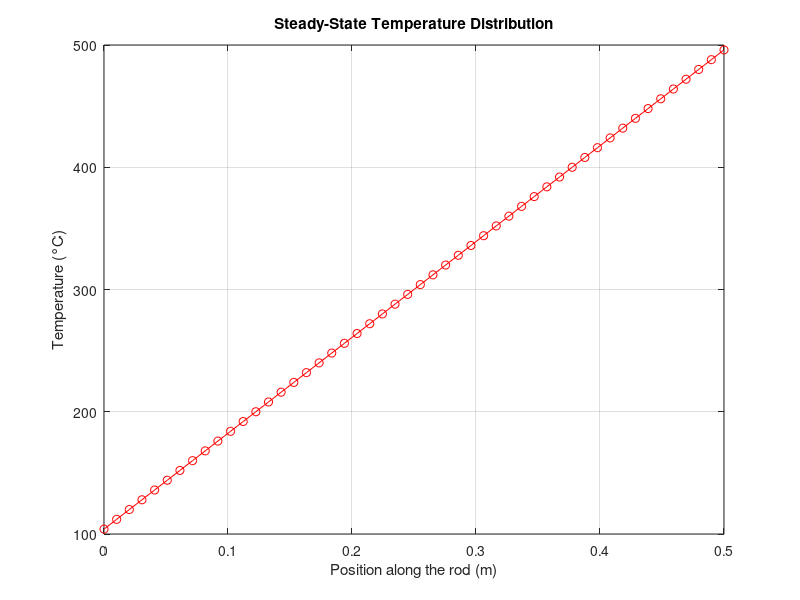

Write MATLAB code to recreate this figure.
% Steady-State 1D Heat Diffusion in a Rod using Finite Volume Method
% Half-Control Volume method at Boundaries

clear; clc; close all

% Given parameters
L = 0.5;            % Length of the rod (m)
A_c = 10e-3;        % Cross-sectional area (m^2)
k = 1000;           % Thermal conductivity (W/mK)
N = 50;             % Number of cells
T_A = 100;          % Boundary temperature at x=0 (deg C)
T_B = 500;          % Boundary temperature at x=L (deg C)

dx = L/N;           % Cell width (uniform grid)

% Base conductance
a_base = k*A_c/dx;      

% Set up system matrices
A = zeros(N,N);     % Coefficient matrix
b = zeros(N,1);     % Right-hand side vector

% Loop through all cells
for i = 1:N
    if i == 1
        % First internal node (near boundary at A)
        aW = 2 * a_base;  % doubled conductance at boundary
        aE = a_base;
        aP = aW + aE;
        
        A(i,i) = aP;
        A(i,i+1) = -aE;
        b(i) = aW * T_A;
        
    elseif i == N
        % Last internal node (near boundary at B)
        aW = a_base;
        aE = 2 * a_base;  % doubled conductance at boundary
        aP = aW + aE;
        
        A(i,i) = aP;
        A(i,i-1) = -aW;
        b(i) = aE * T_B;
        
    else
        % Internal nodes
        aW = a_base;
        aE = a_base;
        aP = aW + aE;
        
        A(i,i-1) = -aW;
        A(i,i)   = aP;
        A(i,i+1) = -aE;
    end
end

% Solve the linear system
T = A\b;

% Plotting the temperature distribution
x = linspace(0, L, N);
plot(x, T, 'r-o');
xlabel('Position along the rod (m)');
ylabel('Temperature (°C)');
title('Steady-State Temperature Distribution');
grid on;
